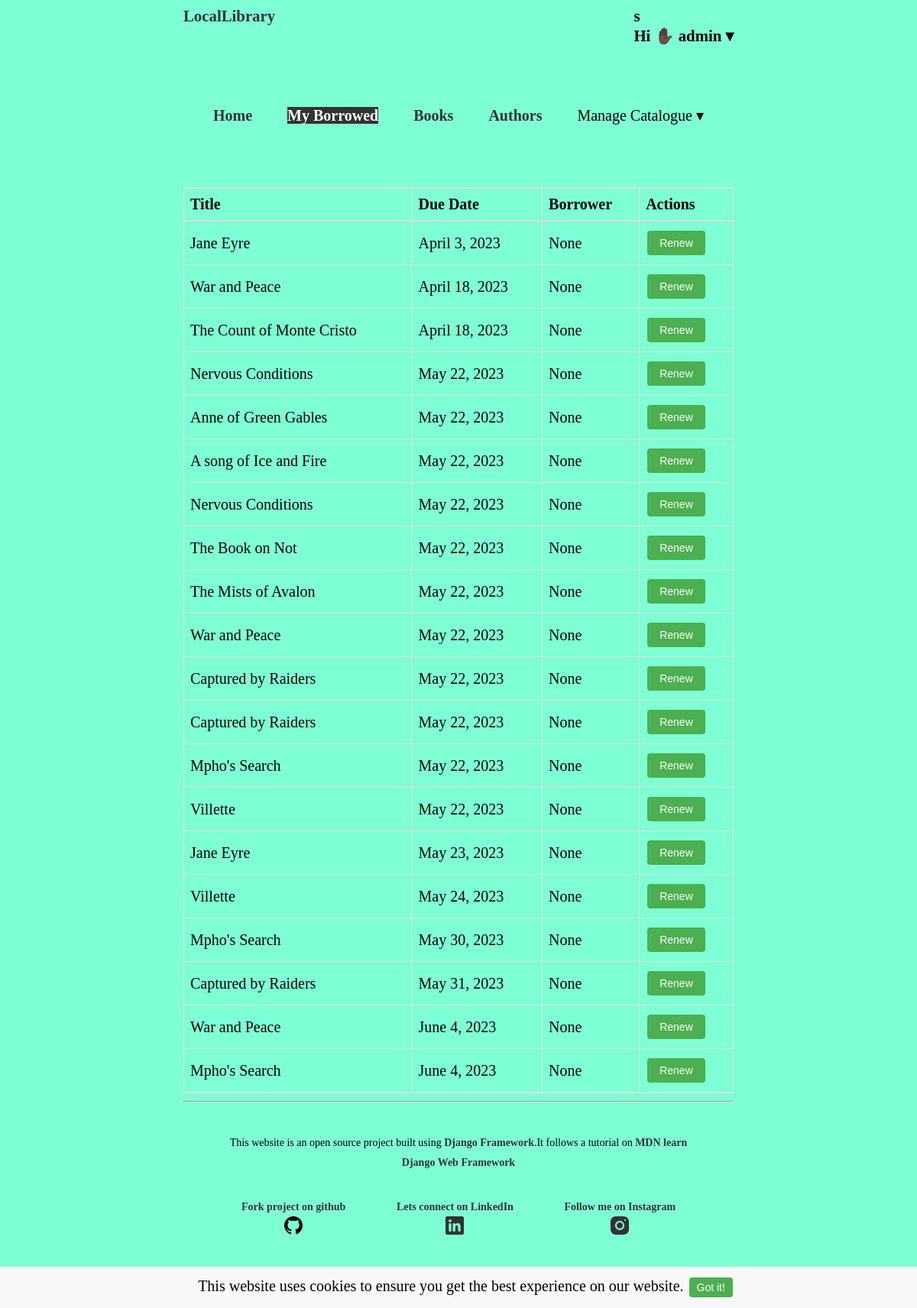
Page /catalog/borrowed/ (signed in) on the committed database.
### catalog/models.py (models this page shows, shortened)
class BookInstance(models.Model):
   id=models.UUIDField(primary_key=True, default=uuid.uuid4, help_text='Unique ID for this particular book across whole library')
   due_back=models.DateField(null=True,blank=True)
   book=models.ForeignKey(Book,on_delete=models.PROTECT,null=True)
   imprint=models.CharField(max_length=200)
   borrower = models.ForeignKey(User, on_delete=models.SET_NULL, null=True, blank=True)
   LOAN_STATUS = (
        ('m', 'Maintenance'),
        ('o', 'On loan'),
        ('a', 'Available'),
        ('r', 'Reserved'),
    )
   status=models.CharField(max_length=1,
        choices=LOAN_STATUS,
        blank=True,
        default='m',
        help_text='Book availability',)
   class Meta:
      ordering=['due_back']
      permissions = (("can_mark_returned", "Set book as returned"),)

class Book(models.Model):
    title = models.CharField(max_length=200)
    author = models.ForeignKey('Author', on_delete=models.SET_NULL, null=True,related_name='books')
    summary = models.TextField(max_length=1000, help_text='Enter a brief description of the book')
    isbn = models.CharField('ISBN', max_length=13, unique=True,
                             help_text='13 Character <a href="https://www.isbn-international.org/content/what-isbn">ISBN number</a>')
    genre = models.ManyToManyField(Genre, help_text='Select a genre for this book')
    language =models.ForeignKey(Language,on_delete=models.PROTECT,null=True,blank=True)
    image = models.ImageField(upload_to='images/',null=True)
    class Meta:
        verbose_name = 'book'
        verbose_name_plural = 'books'
    def display_genre(self):
       return ', '.join(genre.name for genre in self.genre.all()[:3])
    display_genre.short_description = 'Genre'

### catalog/views.py (the view)
# urls.py: path(r'borrowed/', views.BorrowedBooksList.as_view(), name='all-borrowed'),
class BorrowedBooksList(LoginRequiredMixin,PermissionRequiredMixin,ListView):
    model=models.BookInstance
    template_name='catalog/bookinstance_list_borrowed_all.html'
    paginated_by= 10
    permission_required = 'catalog.can_mark_returned'
    def get_queryset(self):
        context = (models.BookInstance.objects.filter(status='o').order_by('due_back'))
        return context

### catalog/templates/catalog/bookinstance_list_borrowed_all.html (shortened to what this page needs)
{% extends 'base.html' %}
{% block content %}
<table>
  <thead>
    <tr>
      <th>Title</th>
      <th>Due Date</th>
      <th>Borrower</th>
      {% if perms.catalog.can_mark_returned %}
      <th>Actions</th>
      {% endif %}
    </tr>
  </thead>
  <tbody>
    {% for bookinst in object_list %}
    <tr>
      <td>{{ bookinst.book.title }}</td>
      <td>{{ bookinst.due_back }}</td>
      <td>{{ bookinst.borrower }}</td>
      <td>
        {% if perms.catalog.can_mark_returned %}
        <a href="{% url 'renew-book-librarian' bookinst.id %}"><button>Renew</button></a>
        {% endif %}
      </td>
    </tr>
    {% endfor %}
  </tbody>
</table>
{% endblock %}

### catalog/templates/base.html (shortened to what this page needs)
<!DOCTYPE html>
<html lang="en">
<head>
  {% load static %}
  <link rel="stylesheet" href="{% static 'css/style.css'%}">
  <link rel="stylesheet" href="https://cdnjs.cloudflare.com/ajax/libs/font-awesome/4.7.0/css/font-awesome.min.css">
</head>
<body>
  <div class="cookie-notice">
    This website uses cookies to ensure you get the best experience on our website.
    <button onclick="closeCookieNotice()">Got it!</button>
  </div>
  <header>
    <nav class="navbar">
      <ul class="logo">
        <li><a href="{% url 'home' %}">LocalLibrary</a> </li>
        {% if user.is_authenticated %}
        <li class="dropdown">
          {{user.user_profile.phone}}s
          <div class="welcome-message dropbtn">Hi ✋🏿 <strong>{{ user.get_username }} &#9662;</strong></div>
        </li>
      </ul>
      <div class="menu" id="menu">
        <ul class="menu-items">
          <li><a href="{% url 'home' %}">Home</a></li>
          <li><a href="{% url 'my-borrowed' %}" class="active">My Borrowed</a></li>
          <li><a href="{% url 'books' %}">Books</a></li>
          <li><a href="{% url 'authors' %}">Authors</a></li>
          {% if perms.catalog.can_mark_returned %}
          <li class="dropdown">
            <div class="dropbtn">Manage Catalogue &#9662;</div>
          </li>
          {% endif %}
        </ul>
      </div>
    </nav>
    {% else %}
    <li><a href="{% url 'login' %}?next={{ request.path }}">Login</a>/<a href="{% url 'signup'%}">Register</a></li>
    </ul>
    {% endif %}
  </header>
  <main>
    {% block content %}{% endblock %}
  </main>
  <hr>
  <footer>
    <div class="footer-content">
      <p>This website is an open source project built using <a href="https://www.djangoproject.com/">Django
          Framework</a>.It follows a tutorial on <a
          href="https://developer.mozilla.org/en-US/docs/Learn/Server-side/Django/Introduction">MDN learn Django Web
          Framework</a> </p>
      <ul class="footer-links">
        <li>
          <a href="https://github.com/schawanji/locallibrary">Fork project on github
          </a>
        </li>
        <li>
          <a href="https://www.linkedin.com/in/schawanji/">Lets connect on LinkedIn
          </a>
        </li>
        <li>
          <a href="https://www.instagram.com/schawanji/">Follow me on Instagram
            </a>
        </li>
      </ul>
      <p>&copy; 2023. All rights reserved.</p>
    </div>
  </footer>
</body>
</html>

### catalog/static/css/style.css (style rules this page uses)
body { background-color: aquamarine; margin: 0 auto; width: 60%; line-height: 1.6rem; font-size: 20px; box-sizing: border-box; }
ul { list-style: none; padding: 0; margin: 0; line-height: 1.6rem; }
li { padding-top: 0.5rem; }
a { text-decoration: none; color: #333; font-weight: 700; }
a.active { background-color: #333; color: #fff; }
.cookie-notice { position: fixed; bottom: 0; left: 0; width: 100%; background-color: #f8f8f8; padding: 10px; text-align: center; }
.cookie-notice button { background-color: #4CAF50; color: white; border: none; padding: 5px 10px; font-size: 14px; cursor: pointer; }
.menu { padding: 1rem; margin-bottom: 3rem; }
nav ul { list-style-type: none; margin: 0; padding: 0; display: flex; justify-content: space-around; }
nav li { position: relative; }
.logo { list-style: none; display: flex; justify-content: space-between; font-size: 1.3rem; margin-bottom: 3rem; font-weight: 700; position: relative; }
.dropdown { position: relative; display: inline-block; }
.menu li { padding: 1rem; }
.menu a { text-decoration: none; }
table { border-collapse: collapse; width: 100%; }
td, th { border: 1px solid #ddd; text-align: left; padding: 8px; }
tr:first-child { border-top: 2px solid #ddd; }
tr:last-child { border-bottom: 2px solid #ddd; }
button { background-color: #4caf50; border: none; color: white; padding: 8px 16px; text-align: center; text-decoration: none; display: inline-block; font-size: 14px; margin: 4px 2px; cursor: pointer; border-radius: 4px; }
footer { padding: 1rem; text-align: center; }
.footer-content { max-width: 90%; margin: 0 auto; }
.footer-content p { margin-bottom: 1rem; font-size: 14px; }
.footer-links { list-style-type: none; padding: 0; margin: 0; display: flex; justify-content: center; gap: 1rem; font-size: 14px; }
.footer-links li { padding: 1rem; }
.footer-links li a { color: #333; text-decoration: none; }

### rows in the picture
BookInstance: book "Jane Eyre", due_back "April 3, 2023", borrower "None"
BookInstance: book "War and Peace", due_back "April 18, 2023", borrower "None"
BookInstance: book "The Count of Monte Cristo", due_back "April 18, 2023", borrower "None"
BookInstance: book "Nervous Conditions", due_back "May 22, 2023", borrower "None"
BookInstance: book "Anne of Green Gables", due_back "May 22, 2023", borrower "None"
BookInstance: book "A song of Ice and Fire", due_back "May 22, 2023", borrower "None"
BookInstance: book "Nervous Conditions", due_back "May 22, 2023", borrower "None"
BookInstance: book "The Book on Not", due_back "May 22, 2023", borrower "None"
BookInstance: book "The Mists of Avalon", due_back "May 22, 2023", borrower "None"
BookInstance: book "War and Peace", due_back "May 22, 2023", borrower "None"
BookInstance: book "Captured by Raiders", due_back "May 22, 2023", borrower "None"
BookInstance: book "Captured by Raiders", due_back "May 22, 2023", borrower "None"
BookInstance: book "Mpho's Search", due_back "May 22, 2023", borrower "None"
BookInstance: book "Villette", due_back "May 22, 2023", borrower "None"
BookInstance: book "Jane Eyre", due_back "May 23, 2023", borrower "None"
BookInstance: book "Villette", due_back "May 24, 2023", borrower "None"
BookInstance: book "Mpho's Search", due_back "May 30, 2023", borrower "None"
BookInstance: book "Captured by Raiders", due_back "May 31, 2023", borrower "None"
BookInstance: book "War and Peace", due_back "June 4, 2023", borrower "None"
BookInstance: book "Mpho's Search", due_back "June 4, 2023", borrower "None"

### other values in the picture
{{ user.get_username }} "admin"
